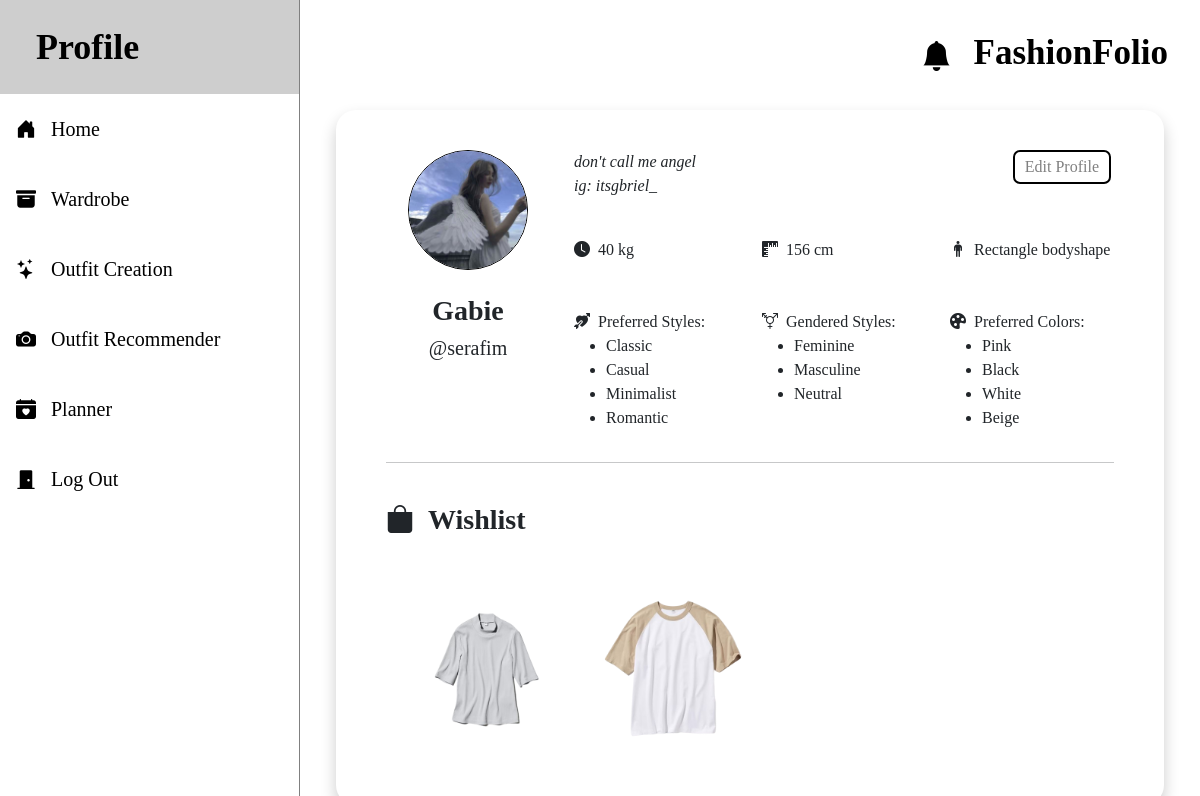
Page /profile (signed in) on the committed database.
### wardrobe/models.py (models this page shows, shortened)
class UserProfile(models.Model):
    user = models.ForeignKey(UserAccount, on_delete=models.CASCADE, null=False)
    name = models.CharField(max_length=255)
    bio = models.TextField(max_length=500)
    profilepic = models.ImageField(upload_to="profpic/", default="profpic/default_userpic.png")
    birthdate = models.DateField(null=False)
    height = models.IntegerField()
    weight = models.IntegerField()
    body_shape = models.ForeignKey(BodyShape, on_delete=models.CASCADE)
    pref_color = models.ManyToManyField(ItemColor, blank=True)
    pref_style = models.ManyToManyField(ItemStyle, blank=True)
    pref_genderedstyle = models.CharField(max_length=255, blank=True)

class UserAccount(models.Model):
    username = models.CharField(max_length=255, unique=True, null=False)
    password = models.CharField(max_length=255)
    email = models.EmailField(max_length=255)
    isVerified = models.BooleanField(default=False)
    code = models.CharField(max_length=255, null=True, default=None)
    date_joined = models.DateTimeField(default=timezone.now)

class BodyShape(models.Model):
    name = models.CharField(max_length=255, unique=True, null=False)
    def __str__(self):
        return self.name

class ItemStyle(models.Model):
    name = models.CharField(max_length=255, unique=True, null=False)
    def __str__(self):
        return self.name

class ItemColor(models.Model):
    name = models.CharField(max_length=255, unique=True, null=False, default=False)
    def __str__(self):
        return self.name

class Wishlist(models.Model):
    user = models.ForeignKey(UserAccount, on_delete=models.CASCADE, null=False)
    item = models.ForeignKey(FashionItem, on_delete=models.CASCADE, null=False)
    datetime = models.DateTimeField(default=datetime.now)

class FashionItem(models.Model):
    outfit_name = models.CharField(max_length=255, null=True)
    category = models.CharField(max_length=100, null=True)
    subcategory = models.CharField(max_length=100, null=True)
    size = models.CharField(max_length=50, null=True)
    body_shape = models.CharField(max_length=50, null=True)
    color = models.CharField(max_length=50, null=True)
    style = models.CharField(max_length=100, null=True)
    gendered = models.CharField(max_length=100, null=True)
    brand = models.CharField(max_length=100, null=True)
    item_link = models.CharField(max_length=1000, null=True)
    original_image = models.ImageField(upload_to='fashion_data/', null=True)

### wardrobe/views.py (the view, shortened to what this page needs)
# urls.py: path("profile", views.profile, name="profile"),
def profile(request):
    if 'fashion_user_id' in request.session and request.session['fashion_user_id']:
        user_id = request.session['fashion_user_id']
        user = UserAccount.objects.get(id=user_id)
        userprofile_exist = UserProfile.objects.filter(user=user_id).exists()
        if userprofile_exist:
            userprofile = UserProfile.objects.filter(user=user_id)
            profile = UserProfile.objects.get(user=user_id)
            pref_genderedstyle = profile.pref_genderedstyle
            wishlist = Wishlist.objects.filter(user=user_id)
            bodyshapes = BodyShape.objects.all()
            color_options = ItemColor.objects.all().order_by('name')
            style_options = ItemStyle.objects.all()
            pref_genderedstyle_list = [style.strip(" '") for style in pref_genderedstyle.strip("[]").split(',')]
            return render(request, "wardrobe/profile.html", {
                "userprofile": userprofile,
                "pref_genderedstyles": pref_genderedstyle_list,
                "wishlist": wishlist,
                "bodyshapes": bodyshapes,
                "colors": color_options,
                "styles": style_options,
            })

### wardrobe/templatetags/wardrobe/custom_filters.py (called while the page is built)
@register.filter
def startswith(value, arg):
    return value.startswith(arg)

### wardrobe/templates/wardrobe/profile.html (shortened to what this page needs)
{% extends "wardrobe/layout.html" %}
{% load static %}
{% block body %}
<div class="content_container profile_container">
{% for profile in userprofile %}
    <div class="row profileinfo_container">
        <div class="col-lg-3">
            <center><img src="media/{{ profile.profilepic }}"alt='Image' id='profile_mini_dp'>
            <br><br>
            <h3><b>{{profile.name}}</b></h3>
            <h5>@{{profile.user.username}}</h5><br>
        </center>
        </div>
        <div class="col-lg-9">
            <div class="row">
                <div class="col-lg-8" id="left_col_editprof">
                    <i><p>{{profile.bio|linebreaksbr}}</p></i>
                </div>
                <div class="col-lg-4" id="right_col_editprof">
                    <button type="button" class="default_btn" id="btn_editprof">Edit Profile</button>
                </div>
            </div>
            <br>
            <div class="row">
                <div class="col-lg-4">
                    <i class="bi bi-clock-fill"></i>&nbsp; {{profile.weight}} kg
                </div>
                <div class="col-lg-4">
                    <i class="bi bi-rulers"></i>&nbsp; {{profile.height}} cm
                </div>
                <div class="col-lg-4">
                    <i class="bi bi-person-standing"></i>&nbsp; {{profile.body_shape}} bodyshape
                </div>
            </div>
            <br><br>
            <div class="row">
                <div class="col-lg-4">
                    <i class="bi bi-arrow-through-heart-fill"></i>&nbsp; Preferred Styles:
                    <ul>
                        {% for style in profile.pref_style.all %}
                            <li>{{ style }}</li>
                        {% endfor %}
                    </ul>
                </div>
                <div class="col-lg-4">
                    <i class="bi bi-gender-trans"></i> &nbsp;Gendered Styles:
                    <ul>
                        {% for gender in pref_genderedstyles %}
                            <li>{{ gender }}</li>
                        {% endfor %}
                    </ul>
                </div>
                <div class="col-lg-4">
                    <i class="bi bi-palette-fill"></i>&nbsp; Preferred Colors:
                    <ul>
                        {% for color in profile.pref_color.all %}
                            <li>{{ color }}</li>
                        {% endfor %}
                    </ul>
                </div>
            </div>
        </div>
    </div>
    <div class="profilecontent_container">
        <hr>
        <br>
        <h3><b><i class="bi bi-bag-fill"></i> &nbsp;Wishlist</b></h3><br>
        {% for item in wishlist %}
            {% if forloop.counter0|divisibleby:4 %}
            </div><div class="row outfit_container">
            {% endif %}
            <div class="col-sm-3" style="text-align: center;">
                <a href="{% url 'item_detail' item_id=item.item.id %}"><img src="media/{{item.item.original_image}}" class="img_wishlist_item" alt="{{item.item.outfit_name}}"></a>
            </div>
        {% endfor %}
    </div>
{% endfor %}
</div>
{% endblock %}

### wardrobe/templates/wardrobe/layout.html (shortened to what this page needs)
{% load static %}
{% load wardrobe.custom_filters %}
<!DOCTYPE html>
<html lang="en">
<head>
    <link rel="stylesheet" href="https://stackpath.bootstrapcdn.com/bootstrap/4.4.1/css/bootstrap.min.css">
    <link rel="stylesheet" href="https://cdn.jsdelivr.net/npm/bootstrap-icons@1.11.1/font/bootstrap-icons.css">
    <link href="https://cdn.jsdelivr.net/npm/bootstrap@5.0.2/dist/css/bootstrap.min.css" rel="stylesheet">
    <link rel="stylesheet" href="https://cdnjs.cloudflare.com/ajax/libs/fullcalendar/3.9.0/fullcalendar.css" />
    <link href="{% static 'wardrobe/styles.css' %}" rel="stylesheet">
</head>
<body>
    <div class="header" id="headercontainer">
        <table id="header">
            <tr>
                <td class="header_col">
                    <button type="button" id="menu_btn"></button>
                </td>
                <td class="header_col" id="header_right">
                    <table class="app_title_container">
                        <tr>
                            <td>
                                <div>
                                    <div id="btn_notif_div">
                                        <i class="bi bi-bell-fill" id="btn_notif"></i></div>
                                </div>
                            </td>
                            <td><a href="{% url 'index' %}"><h2 class="apptitle">FashionFolio</h2></a></td>
                        </tr>
                    </table>
                </td>
            </tr>
        </table>
    </div>
    <ul id="navbar">
            {% if not request.path == '/profile' %}
            <li>
            <a href="{% url 'profile' %}">
                {% for profile in userprofile %}
                <div class="row">
                    <div class="col-4">
                        <img src="/media/{{ profile.profilepic }}" alt='Image' id='nav_mini_dp'>
                    </div>
                    <div class="col-8">
                        <span class="user_name">{{ profile.name }}</span><br><span class="user_name2">{{ profile.user.username }}</span>
                    </div>
                </div>
                {% endfor %}
            </a>
            </li>
            {% else %}
            <li class="nav_active">
                <a href="{% url 'profile' %}">
            <span class="profile_title">Profile</span>
                </a>
            </li>
            {% endif %}
        <div class="contentsnav">
            {% if request.path == '/' %}
            <li class="nav_active"><a href="{% url 'index' %}"><i class="bi bi-house-door-fill"></i> &nbsp;&nbsp;Home</a></li>
            {% else %}
            <li><a href="{% url 'index' %}"><i class="bi bi-house-door-fill"></i> &nbsp;&nbsp;Home</a></li>
            {% endif %}
            {% if request.path|startswith:'/wardrobe' %}
            <li class="nav_active"><a href="{% url 'wardrobe' 'all' %}"><i class="bi bi-archive-fill"></i> &nbsp;&nbsp;Wardrobe</a></li>
            {% else %}
            <li><a href="{% url 'wardrobe' 'all' %}"><i class="bi bi-archive-fill"></i> &nbsp;&nbsp;Wardrobe</a></li>
            {% endif %}
            {% if request.path == '/outfit_creation' or request.path|startswith:'/outfit_details' %}
            <li class="nav_active"><a href="{% url 'outfit_creation' %}"><i class="bi bi-stars"></i> &nbsp;&nbsp;Outfit Creation</a></li>
            {% else %}
            <li><a href="{% url 'outfit_creation' %}"><i class="bi bi-stars"></i> &nbsp;&nbsp;Outfit Creation</a></li>
            {% endif %}
            {% if request.path == '/item_recommendation/' %}
            <li class="nav_active"><a href="{% url 'body_item_reco' %}"><i class="bi bi-camera-fill"></i> &nbsp;&nbsp;Outfit Recommender</a></li>
            {% else %}
            <li><a href="{% url 'body_item_reco' %}"><i class="bi bi-camera-fill"></i> &nbsp;&nbsp;Outfit Recommender</a></li>
            {% endif %}
            {% if request.path == '/planner' %}
            <li class="nav_active"><a href="{% url 'outfit_plan' %}"><i class="bi bi-calendar-heart-fill"></i> &nbsp;&nbsp;Planner</a></li>
            {% else %}
            <li><a href="{% url 'outfit_plan' %}"><i class="bi bi-calendar-heart-fill"></i> &nbsp;&nbsp;Planner</a></li>
            {% endif %}
            <li><a href="{% url 'logout' %}"><i class="bi bi-door-closed-fill"></i> &nbsp;&nbsp;Log Out</a></li>
        </div>
    </ul>
    {% block body %}
    {% endblock %}
</body>
</html>

### wardrobe/static/wardrobe/styles.css (style rules this page uses)
body { font-family: "Playfair Display", serif; }
a { text-decoration: none; color: black; }
#headercontainer { width: 100%; max-width: 100%; background:none; color: white; padding: 30px; z-index: 10; position: fixed; }
#header { color: black; width: 100%; }
.app_title_container { float: right; }
#menu_btn { font-size: 25px; font-weight: bold; width: 50px; height: 50px; border-radius: 10px; background: none; border:none; }
#profile_mini_dp { width: 10vw; height: 10vw; object-fit: cover; border-radius: 50%; border: 1px solid black; }
.profile_title { font-weight: bold; font-size: 3vw; margin: 20px; }
.apptitle { font-family: "Playfair Display", serif; font-weight: bold; font-size: 35px; }
#btn_notif { cursor: pointer; font-size: 30px; margin-right: 5px; margin-left: 5px; }
#btn_notif_div { margin-left: 15px; margin-right: 15px; }
#navbar { list-style-type: none; margin: 0; padding: 0; width: 25%; background-color: white; position: fixed; height: 100%; overflow-x: auto; white-space: normal; z-index: 99; display: block; border-right: 1px solid gray; }
li a, #m_destinations, #m_services { display: block; color: black; padding: 20px 16px; text-decoration: none; font-size: 20px; }
.nav_active a { background-color: black; color: white; text-decoration: none; }
.content_container { width: 69%; height: 80%; display: block; margin-top: 110px; margin-left: 28%; position: absolute; box-shadow: 0px 8px 16px 0px rgba(0,0,0,0.2); padding: 50px; padding-top: 40px; border-radius: 20px; overflow-y: auto; overflow-x: hidden; }
.default_btn { padding: 3px 10px; text-align: left; background-color: white; border-radius: 7px; color: gray; transition: 0.2s ease; border: 2px solid black; margin-right: 3px; }
.img_wishlist_item { height: 200px; width: 200px; border-radius: 9px; object-fit: contain; padding: 5px; }
#right_col_editprof { text-align: right; }

### rows in the picture
UserProfile: profilepic (picture), name "Gabie", user.username "serafim", bio "don't call me angel ig: itsgbriel_", weight "40", height "156", body_shape "Rectangle", pref_genderedstyles "Feminine" "Masculine" "Neutral"
ItemStyle: name "Classic"
ItemStyle: name "Casual"
ItemStyle: name "Minimalist"
ItemStyle: name "Romantic"
ItemColor: name "Pink"
ItemColor: name "Black"
ItemColor: name "White"
ItemColor: name "Beige"
Wishlist: item.outfit_name (picture)
Wishlist: item.outfit_name (picture)
